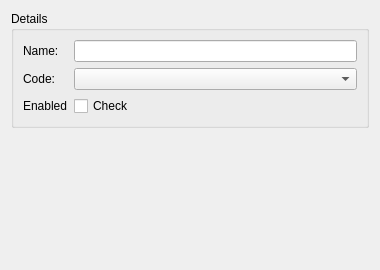
<?xml version="1.0" encoding="UTF-8"?>
<ui version="4.0"><class>Dialog</class><widget class="QDialog" name="Dialog"><property name="geometry"><rect><x>0</x><y>0</y><width>380</width><height>270</height></rect></property><property name="windowTitle"><string>Form in group box</string></property><layout class="QVBoxLayout" name="verticalLayout"><property name="leftMargin"><number>11</number></property><property name="topMargin"><number>11</number></property><property name="rightMargin"><number>11</number></property><property name="bottomMargin"><number>11</number></property><property name="spacing"><number>6</number></property><item><widget class="QGroupBox" name="groupBox"><property name="title"><string>Details</string></property><layout class="QFormLayout" name="formLayout"><item row="0" column="0"><widget class="QLabel" name="label_1"><property name="text"><string>Name:</string></property></widget></item><item row="0" column="1"><widget class="QLineEdit" name="lineEdit_1"></widget></item><item row="1" column="0"><widget class="QLabel" name="label_2"><property name="text"><string>Code:</string></property></widget></item><item row="1" column="1"><widget class="QComboBox" name="comboBox_1"></widget></item><item row="2" column="0"><widget class="QLabel" name="label_3"><property name="text"><string>Enabled</string></property></widget></item><item row="2" column="1"><widget class="QCheckBox" name="checkBox_1"><property name="text"><string>Check</string></property><property name="checked"><bool>false</bool></property></widget></item></layout></widget></item><item><spacer name="verticalSpacer"><property name="orientation"><enum>Qt::Orientation::Vertical</enum></property><property name="sizeHint" stdset="0"><size><width>40</width><height>20</height></size></property></spacer></item></layout></widget></ui>
